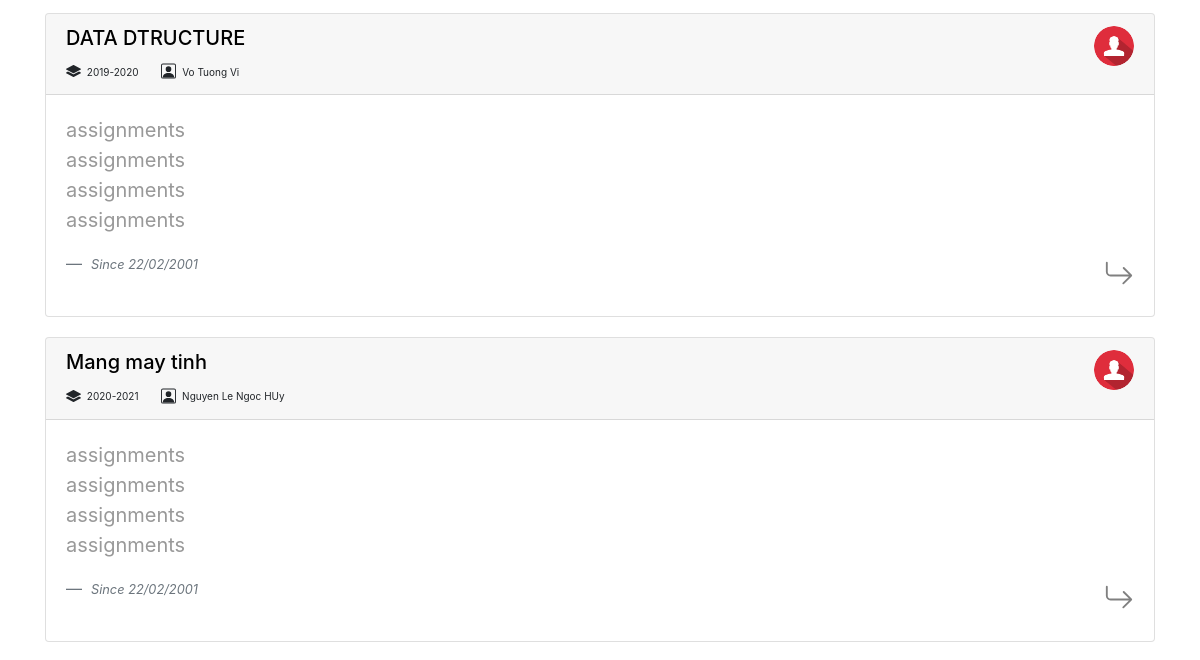
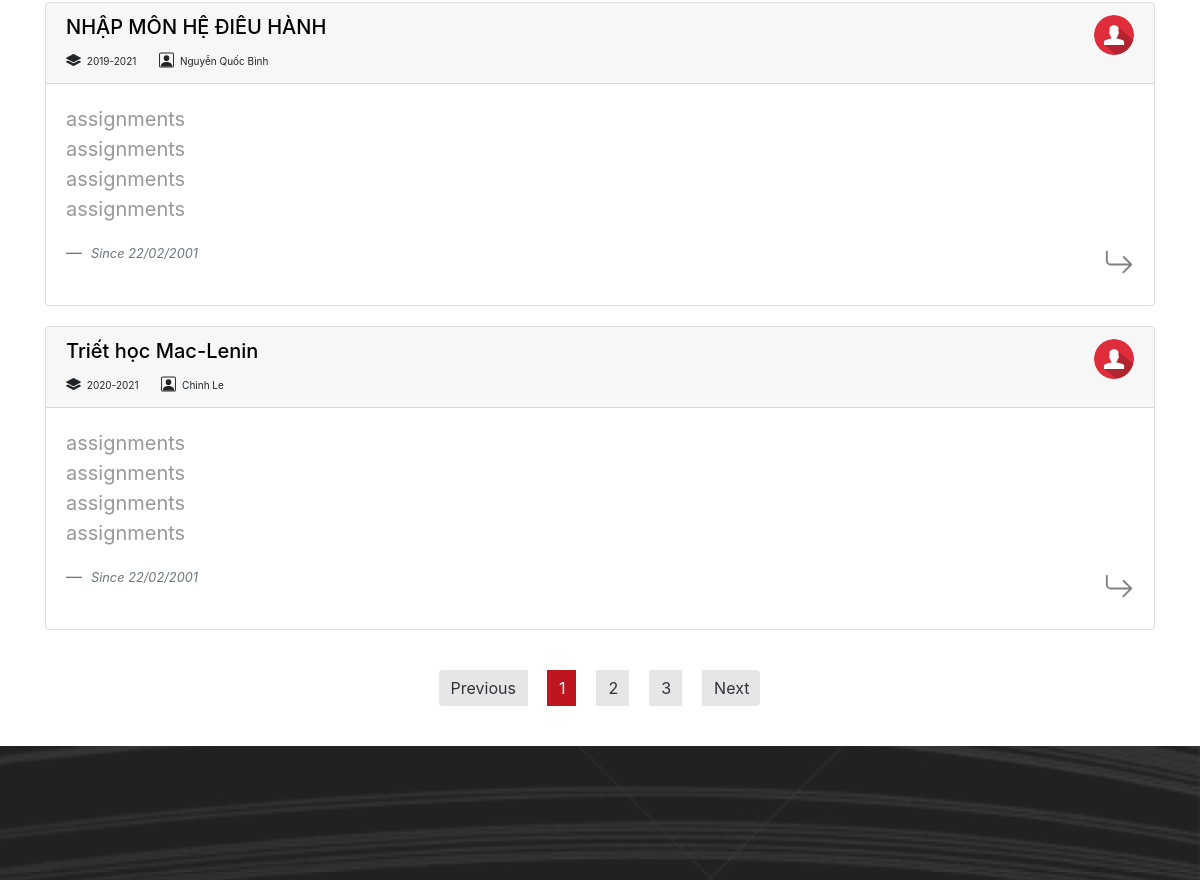
/home.php (signed in, middle part), run on an earlier commit of the app's database (2 pictures, top to bottom).
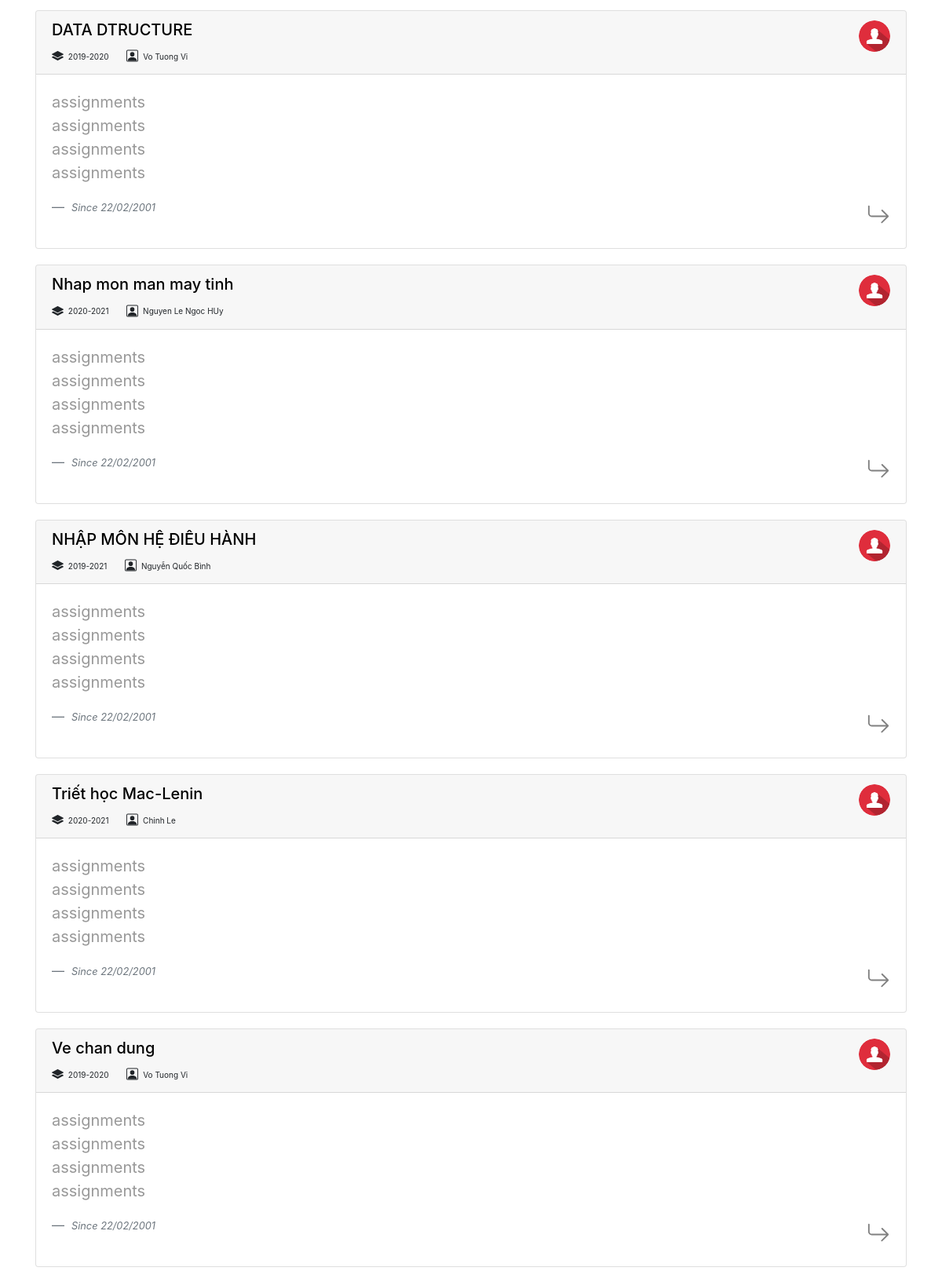
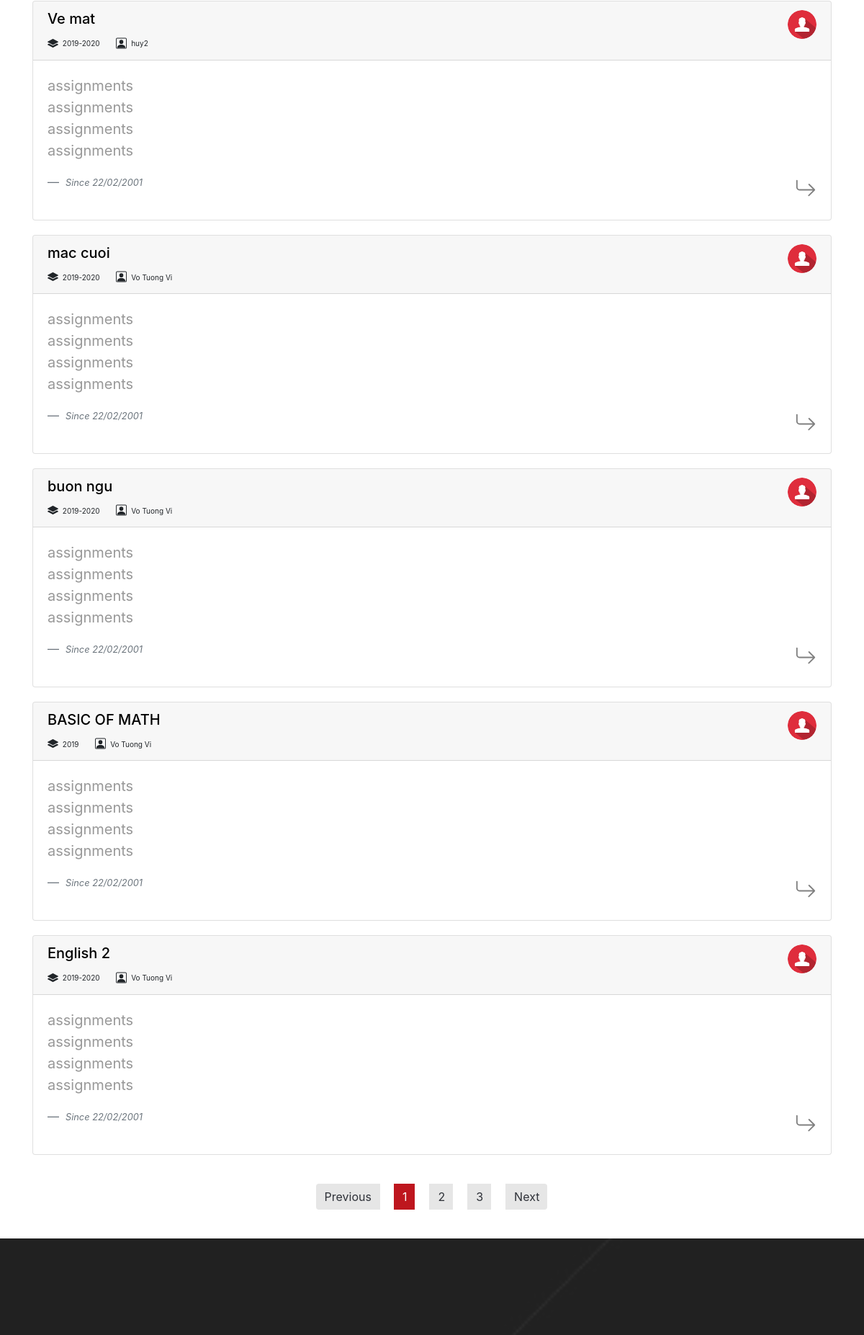
And on a later commit of the database (2 pictures, top to bottom).
### tables this page shows
CREATE TABLE `class_user_role` (
  `class_id` int(11) NOT NULL,
  `user_id` int(11) NOT NULL,
  `role_id` int(11) NOT NULL
);

CREATE TABLE `classes` (
  `id` int(11) NOT NULL,
  `subject` varchar(255) NOT NULL,
  `code` varchar(255) NOT NULL,
  `semester` varchar(255) NOT NULL,
  `room` varchar(255) DEFAULT NULL,
  `avatar` varchar(255) NOT NULL DEFAULT 'img/class1.png',
  `created_date` date NOT NULL
);

CREATE TABLE `users` (
  `id` int(11) NOT NULL,
  `username` varchar(255) NOT NULL,
  `password` varchar(255) NOT NULL,
  `email` varchar(255) NOT NULL,
  `fullname` varchar(255) NOT NULL,
  `birth` date NOT NULL,
  `tel` varchar(255) NOT NULL,
  `token` varchar(255) NOT NULL,
  `verified` tinyint(1) NOT NULL,
  `avatar` varchar(256) DEFAULT 'img/avatar.png'
);

### dao/functions.php (called while the page is built, shortened)
<?php
    function getClassInfo($conn, $classId){
        $sql =  $conn->prepare("SELECT * FROM classes WHERE id = ?");
        $sql->bind_param("i", $classId);
        $result = null;
        if($sql->execute()){
            $result = $sql->get_result();
        }
        return $result;
    }
    function getTeacherInfo($conn, $classId){
        $roleId = 2;
        $sql =  $conn->prepare("SELECT * FROM class_user_role WHERE class_id = ? AND role_id = ?");
        $sql->bind_param("ii", $classId, $roleId);
        $teacher_info  = null;
        if($sql->execute()){
            $result = $sql->get_result();
            if($result->num_rows > 0){
                $teacher_info = $result->fetch_assoc();
                $sql =  $conn->prepare("SELECT * FROM users WHERE id = ?");
                $sql->bind_param("i", $teacher_info['user_id']);
                if($sql->execute()){
                    $result = $sql->get_result();
                    $teacher_info = $result->fetch_assoc();
                }
            }
        }
        return $teacher_info;
    }
    function getClassesList($conn, $userId){
        $sql =  $conn->prepare("SELECT * FROM class_user_role WHERE user_id = ? ");
        $sql->bind_param("i", $userId);
        $result = null;
        if($sql->execute()){
            $result = $sql->get_result();
        }
        return $result;
    }
?>

### controllers/roleController.php (called while the page is built, shortened)
<?php
    require ('authController.php');
    $classes_list = getClassesList($conn, $_SESSION['userId']);
?>

### home.php (the view, shortened to what this page needs)
<?php
	require "controllers/roleController.php";
?>
<!DOCTYPE html>
<html lang="en">
<?php require 'head-tag.php';?>
<body>
    <div id="wrap" class="wrap-nicescroll">
        <div class="main-content page-full-width">
            <div class="container">
                <div class="with-sidebar-container">
                    <div class="tab-content" id="myTabContent">
                        <div class="tab-pane fade show active class-tab" id="class" role="tabpanel" aria-labelledby="class-tab">
                        <?php
                        if($classes_list->num_rows > 0){
                            while($list = $classes_list->fetch_assoc()){
                                if(getClassInfo($conn, $list["class_id"])->num_rows > 0){
                                    $classInfoArray = getClassInfo($conn, $list["class_id"])->fetch_assoc();
                        ?>
                            <div class="card post class-box">
                                <div class="card-header">
                                    <div class="title-box">
                                        <div class="title">
                                            <a href="class.php?classId=<?php echo $classInfoArray['id']?>">
                                                <h5><?php echo $classInfoArray['subject']?></h5>
                                            </a>
                                        </div>
                                        <div class="overal-post-info-box">
                                            <span class="clock">
                                                <small>
                                                    <?php echo $classInfoArray['semester']?>
                                                </small>
                                            </span>
                                            <span class="view">
                                                <small>
                                                    <?php echo getTeacherInfo($conn, $classInfoArray['id'])['fullname']?>
                                                </small>
                                            </span>
                                        </div>
                                    </div>
                                    <div class="user-info-box">
                                        <img src=<?php echo getTeacherInfo($conn, $classInfoArray['id'])['avatar']?> alt="avatar" class="avatar">
                                    </div>
                                </div>
                                <div class="card-body">
                                    <blockquote class="blockquote mb-0">
                                        <ul class="assignments-list">
                                            <li><a href="#">assignments</a></li>
                                            <li><a href="#">assignments</a></li>
                                            <li><a href="#">assignments</a></li>
                                            <li><a href="#">assignments</a></li>
                                        </ul>
                                        <footer class="blockquote-footer">
                                            <cite title="Source Title">
                                                <small><i>Since 22/02/2001</i></small>
                                            </cite>
                                            <div class="hagtag-list open-class-btn open-icon">
                                                <a href="class.php?classId=<?php echo $classInfoArray['id']?>">
                                                </a>
                                            </div>
                                        </footer>
                                    </blockquote>
                                </div>
                            </div>
                        <?php }} }?>
                        </div>
                    </div>
                    <div class="tab-pagination">
                        <nav aria-label="Page navigation example">
                            <ul class="pagination justify-content-center">
                                <li class="page-item disabled">
                                    <a class="page-link" href="#" tabindex="-1" aria-disabled="true">Previous</a>
                                </li>
                                <li class="page-item active"><a class="page-link" href="#">1</a></li>
                                <li class="page-item"><a class="page-link" href="#">2</a></li>
                                <li class="page-item"><a class="page-link" href="#">3</a></li>
                                <li class="page-item">
                                    <a class="page-link" href="#">Next</a>
                                </li>
                            </ul>
                        </nav>
                    </div>
                </div>
            </div>
        </div>
        <div class="statistical-boxs">
        </div>
    </div>
</body>
</html>

### head-tag.php (shortened to what this page needs)
<head>
    <link rel="stylesheet" href="style.css">
    <link rel="stylesheet" href="https://stackpath.bootstrapcdn.com/bootstrap/4.5.2/css/bootstrap.min.css"
>
    <link rel="stylesheet" href="assets/fontawesome-free-5.15.1-web/css/all.min.css">
</head>

What changed in the data, as far as the page shows it:
changed through a linked row, class_user_role "Nguyen Le Ngoc HUy": class.subject "Mang may tinh" → "Nhap mon man may tinh"
added class_user_role: class.subject "Ve chan dung", class.semester "2019-2020", class.fullname "Vo Tuong Vi", class.avatar (placeholder picture)
added class_user_role: class.subject "Ve mat", class.semester "2019-2020", class.fullname "huy2", class.avatar (placeholder picture)
added class_user_role: class.subject "mac cuoi", class.semester "2019-2020", class.fullname "Vo Tuong Vi", class.avatar (placeholder picture)
added class_user_role: class.subject "buon ngu", class.semester "2019-2020", class.fullname "Vo Tuong Vi", class.avatar (placeholder picture)
added class_user_role: class.subject "BASIC OF MATH", class.semester "2019", class.fullname "Vo Tuong Vi", class.avatar (placeholder picture)
added class_user_role: class.subject "English 2", class.semester "2019-2020", class.fullname "Vo Tuong Vi", class.avatar (placeholder picture)
